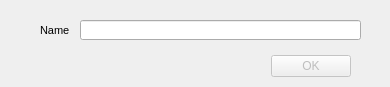
<?xml version="1.0" encoding="UTF-8"?>
<ui version="4.0">
 <class>createnew</class>
 <widget class="QDialog" name="createnew">
  <property name="windowModality">
   <enum>Qt::ApplicationModal</enum>
  </property>
  <property name="geometry">
   <rect>
    <x>0</x>
    <y>0</y>
    <width>390</width>
    <height>87</height>
   </rect>
  </property>
  <property name="minimumSize">
   <size>
    <width>390</width>
    <height>87</height>
   </size>
  </property>
  <property name="maximumSize">
   <size>
    <width>390</width>
    <height>87</height>
   </size>
  </property>
  <property name="windowTitle">
   <string>Create New</string>
  </property>
  <widget class="QDialogButtonBox" name="buttonBox">
   <property name="enabled">
    <bool>false</bool>
   </property>
   <property name="geometry">
    <rect>
     <x>10</x>
     <y>50</y>
     <width>341</width>
     <height>32</height>
    </rect>
   </property>
   <property name="orientation">
    <enum>Qt::Horizontal</enum>
   </property>
   <property name="standardButtons">
    <set>QDialogButtonBox::Ok</set>
   </property>
  </widget>
  <widget class="QLabel" name="label">
   <property name="geometry">
    <rect>
     <x>40</x>
     <y>20</y>
     <width>41</width>
     <height>21</height>
    </rect>
   </property>
   <property name="font">
    <font>
     <pointsize>8</pointsize>
    </font>
   </property>
   <property name="text">
    <string>Name</string>
   </property>
  </widget>
  <widget class="QLineEdit" name="newProfileEdit">
   <property name="geometry">
    <rect>
     <x>80</x>
     <y>20</y>
     <width>281</width>
     <height>20</height>
    </rect>
   </property>
   <property name="toolTip">
    <string>Create a new Server to connect to</string>
   </property>
  </widget>
 </widget>
 <resources/>
 <connections>
  <connection>
   <sender>buttonBox</sender>
   <signal>accepted()</signal>
   <receiver>createnew</receiver>
   <slot>accept()</slot>
   <hints>
    <hint type="sourcelabel">
     <x>248</x>
     <y>254</y>
    </hint>
    <hint type="destinationlabel">
     <x>157</x>
     <y>274</y>
    </hint>
   </hints>
  </connection>
  <connection>
   <sender>buttonBox</sender>
   <signal>rejected()</signal>
   <receiver>createnew</receiver>
   <slot>reject()</slot>
   <hints>
    <hint type="sourcelabel">
     <x>316</x>
     <y>260</y>
    </hint>
    <hint type="destinationlabel">
     <x>286</x>
     <y>274</y>
    </hint>
   </hints>
  </connection>
 </connections>
</ui>
